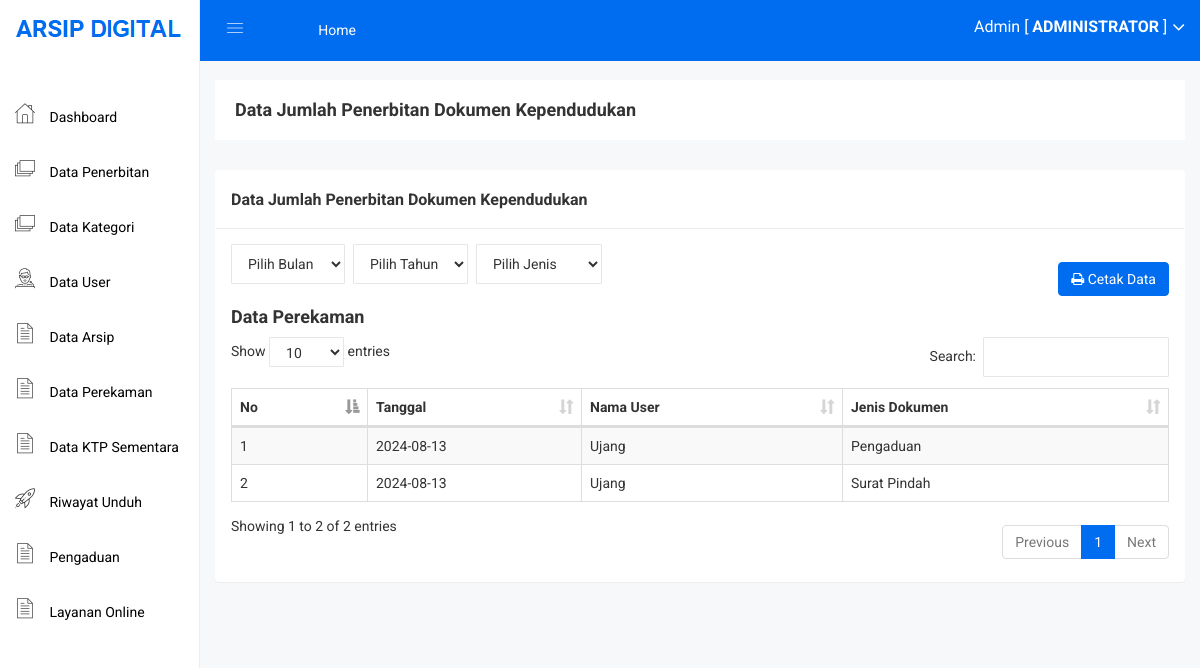
Page /admin/gabungan.php (signed in) on the earlier database version.
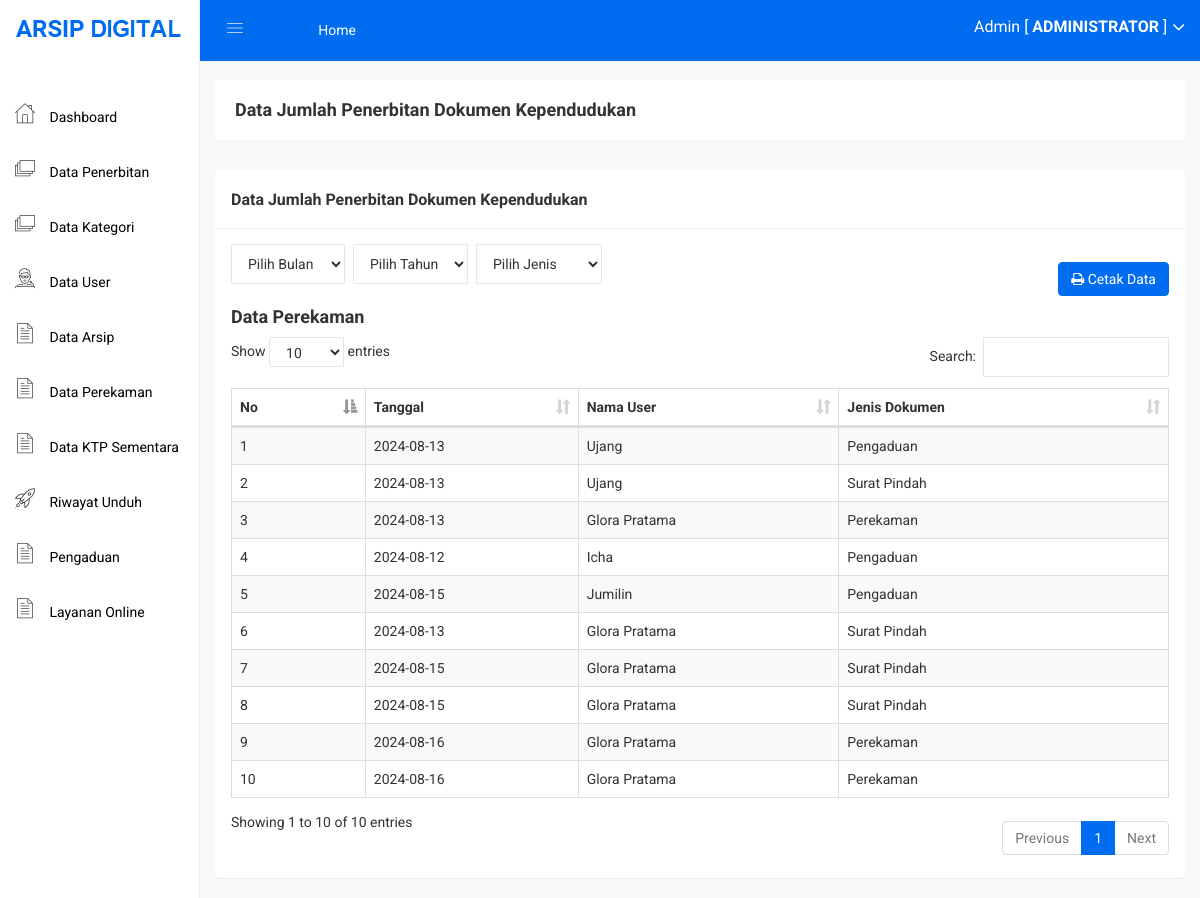
Same page on the later database version.
### tables this page shows
CREATE TABLE IF NOT EXISTS `penerbitan` (
  `id_penerbitan` int NOT NULL AUTO_INCREMENT,
  `tanggal` date NOT NULL,
  `nama_user` varchar(255) NOT NULL,
  `jenis_dokumen` varchar(255) NOT NULL,
  PRIMARY KEY (`id_penerbitan`)
);

### admin/gabungan.php (the view, shortened to what this page needs)
<?php include 'header.php'; ?>
<br>
<br>
<div class="breadcome-area">
    <div class="container-fluid">
        <div class="row">
            <div class="col-lg-12 col-md-12 col-sm-12 col-xs-12">
                <div class="breadcome-list">
                    <div class="row">
                        <div class="col-lg-6 col-md-6 col-sm-6 col-xs-12">
                            <div class="breadcome-heading">
                                <h4 style="margin-bottom: 0px">Data Jumlah Penerbitan Dokumen Kependudukan</h4>
                            </div>
                        </div>
                    </div>
                </div>
            </div>
        </div>
    </div>
</div>
<div class="container-fluid">
    <div class="panel panel">
        <div class="panel-heading">
            <h3 class="panel-title">Data Jumlah Penerbitan Dokumen Kependudukan</h3>
        </div>
        <div class="panel-body">
        <div class="d-flex align-items-center justify-content-between mb-2">
                <div class="d-flex">
                    <div class="form-group">
                        <?= renderMonthSelect('bulan'); ?>
                    </div>
                    <div class="form-group mx-2">
                        <?= renderYearSelect('tahun', 2020, 2025);
                        ?>
                    </div>
                    <div class="form-group">
                        <select name="jenis" id="jenis" class="form-control">
                            <option value="">Pilih Jenis</option>
                        </select>
                    </div>
                </div>
                <div>
                    <a href="gabungan_cetak.php?<?= getUrlParams() ?>" class="btn btn-primary"><i class="fa fa-print"></i> Cetak Data</a>
                </div>
            </div>
            <h4>Data Perekaman</h4>
            <table id="table1" class="table table-bordered table-striped table-hover table-datatable">
                <thead>
                    <tr>
                        <th>No</th>
                        <th>Tanggal</th>
                        <th>Nama User</th>
                        <th>Jenis Dokumen</th>
                    </tr>
                </thead>
                <tbody>
                    <?php
                    $no = 1;
                    $query = "SELECT * FROM penerbitan";
                    $data = mysqli_query($koneksi, $query);
                    while ($d = mysqli_fetch_array($data)) {
                    ?>
                        <tr>
                            <td><?= $no++; ?></td>
                            <td><?= $d['tanggal']; ?></td>
                            <td><?= $d['nama_user']; ?></td>
                            <td style="text-transform: capitalize;"><?= $d['jenis_dokumen']; ?></td>
                        </tr>
                    <?php
                    }
                    ?>
                </tbody>
            </table>
        </div>
    </div>
</div>
<?php include 'footer.php'; ?>

### admin/header.php (shortened to what this page needs)
<?php require_once '../utils/date.php' ?>
<!doctype html>
<html>
<head>
    <link rel="stylesheet" href="../assets/css/bootstrap.min.css">
    <link rel="stylesheet" href="../assets/css/font-awesome.min.css">
    <link rel="stylesheet" href="../assets/css/owl.carousel.css">
    <link rel="stylesheet" href="../assets/css/owl.theme.css">
    <link rel="stylesheet" href="../assets/css/owl.transitions.css">
    <link rel="stylesheet" href="../assets/css/animate.css">
    <link rel="stylesheet" href="../assets/css/normalize.css">
    <link rel="stylesheet" href="../assets/css/meanmenu.min.css">
    <link rel="stylesheet" href="../assets/css/main.css">
    <link rel="stylesheet" href="../assets/css/educate-custon-icon.css">
    <link rel="stylesheet" href="../assets/css/morrisjs/morris.css">
    <link rel="stylesheet" href="../assets/css/scrollbar/jquery.mCustomScrollbar.min.css">
    <link rel="stylesheet" href="../assets/css/metisMenu/metisMenu.min.css">
    <link rel="stylesheet" href="../assets/css/metisMenu/metisMenu-vertical.css">
    <link rel="stylesheet" href="../assets/css/calendar/fullcalendar.min.css">
    <link rel="stylesheet" href="../assets/css/calendar/fullcalendar.print.min.css">
    <link rel="stylesheet" href="../assets/style.css">
    <link rel="stylesheet" href="../assets/css/responsive.css">
    <link rel="stylesheet" href="../assets/css/style.css">
    <link rel="stylesheet" type="text/css" href="../assets/js/DataTables/datatables.css">
</head>
<body>
    <div class="left-sidebar-pro">
        <nav id="sidebar" class="">
            <div class="sidebar-header">
                <a href="index.php"><img class="main-logo" href="#" src="../assets/img/logo/logo3.png" alt="" /></a>
            </div>
            <div class="left-custom-menu-adp-wrap comment-scrollbar">
                <nav class="sidebar-nav left-sidebar-menu-pro" style="margin-top: 30px">
                    <ul class="metismenu" id="menu1">
                        <li class="active">
                            <a href="index.php">
                                <span class="educate-icon educate-home icon-wrap"></span>
                                <span class="mini-click-non">Dashboard</span>
                            </a>
                        </li>
                        <li>
                            <a href="gabungan.php" aria-expanded="false"><span class="educate-icon educate-landing icon-wrap sub-icon-mg" aria-hidden="true"></span> <span class="mini-click-non">Data Penerbitan</span></a>
                        </li>
                        <li>
                            <a href="kategori.php" aria-expanded="false"><span class="educate-icon educate-landing icon-wrap sub-icon-mg" aria-hidden="true"></span> <span class="mini-click-non">Data Kategori</span></a>
                        </li>
                        <li>
                            <a href="user.php" aria-expanded="false"><span class="educate-icon educate-professor icon-wrap sub-icon-mg" aria-hidden="true"></span> <span class="mini-click-non">Data User</span></a>
                        </li>
                        <li>
                            <a href="arsip.php" aria-expanded="false"><span class="educate-icon educate-data-table icon-wrap sub-icon-mg" aria-hidden="true"></span> <span class="mini-click-non">Data Arsip</span></a>
                        </li>
                        <li>
                            <a href="dt_perekaman.php" aria-expanded="false"><span class="educate-icon educate-data-table icon-wrap sub-icon-mg" aria-hidden="true"></span> <span class="mini-click-non">Data Perekaman</span></a>
                        </li>
                        <li>
                            <a href="ktp_sementara.php" aria-expanded="false"><span class="educate-icon educate-data-table icon-wrap sub-icon-mg" aria-hidden="true"></span> <span class="mini-click-non">Data KTP Sementara</span></a>
                        </li>
                        <li>
                            <a href="riwayat.php" aria-expanded="false"><span class="educate-icon educate-project icon-wrap sub-icon-mg" aria-hidden="true"></span> <span class="mini-click-non">Riwayat Unduh</span></a>
                        </li>
                        <li>
                            <a href="pengaduan.php" aria-expanded="false"><span class="educate-icon educate-data-table icon-wrap sub-icon-mg" aria-hidden="true"></span> <span class="mini-click-non">Pengaduan</span></a>
                        </li>
                        <li>
                            <a href="layanan_online.php" aria-expanded="false"><span class="educate-icon educate-data-table icon-wrap sub-icon-mg" aria-hidden="true"></span> <span class="mini-click-non">Layanan Online</span></a>
                        </li>
                    </ul>
                </nav>
            </div>
        </nav>
    </div>
    <div class="all-content-wrapper">
        <div class="container-fluid">
            <div class="row">
                <div class="col-lg-12 col-md-12 col-sm-12 col-xs-12">
                    <div class="logo-pro">
                    </div>
                </div>
            </div>
        </div>
        <div class="header-advance-area">
            <div class="header-top-area">
                <div class="container-fluid">
                    <div class="row">
                        <div class="col-lg-12 col-md-12 col-sm-12 col-xs-12">
                            <div class="header-top-wraper">
                                <div class="row">
                                    <div class="col-lg-1 col-md-0 col-sm-12 col-xs-12">
                                        <div class="menu-switcher-pro">
                                            <button type="button" id="sidebarCollapse" class="btn bar-button-pro header-drl-controller-btn btn-info navbar-btn">
                                                <i class="educate-icon educate-nav"></i>
                                            </button>
                                        </div>
                                    </div>
                                    <div class="col-lg-5 col-md-6 col-sm-12 col-xs-12">
                                        <div class="header-top-menu tabl-d-n">
                                            <ul class="nav navbar-nav mai-top-nav">
                                                <li class="nav-item"><a href="index.php" class="nav-link">Home</a></li>
                                            </ul>
                                        </div>
                                    </div>
                                    <div class="col-lg-6 col-md-6 col-sm-12 col-xs-12">
                                        <div class="header-right-info">
                                            <ul class="nav navbar-nav mai-top-nav header-right-menu">
                                            <li class="nav-item">
                                                <a href="#" data-toggle="dropdown" role="button" aria-expanded="false" class="nav-link dropdown-toggle">
                                                <span class="admin-name"><?php echo $_SESSION['nama']; ?> [ <b>ADMINISTRATOR</b> ]</span>
                                                <i class="fa fa-angle-down edu-icon edu-down-arrow"></i>
                                            </a>
                                        </li>
                                    </ul>
                                </div>
                            </div>
                        </div>
                    </div>
                </div>
            </div>
        </div>
    </div>

### utils/date.php (shortened to what this page needs)
<?php
function renderMonthSelect($name)
{
    $months = [
        "1" => "Januari", "2" => "Februari", "3" => "Maret", "4" => "April", "5" => "Mei", "6" => "Juni",
        "7" => "Juli", "8" => "Agustus", "9" => "September", "10" => "Oktober", "11" => "November", "12" => "Desember"
    ];
    $selectedMonth = isset($_GET['bulan']) ? $_GET['bulan'] : '';
    $html = "<select class=\"form-control\" name=\"$name\" id=\"$name\" required=\"required\">";
    $html .= "<option value=\"\">Pilih Bulan</option>";
    foreach ($months as $value => $text) {
        $selected = $value == $selectedMonth ? 'selected' : '';
        $html .= "<option value=\"$value\" $selected>$text</option>";
    }
    $html .= "</select>";
    return $html;
}
function renderYearSelect($name, $startYear, $endYear)
{
    $years = range($startYear, $endYear);
    $selectedYear = isset($_GET['tahun']) ? $_GET['tahun'] : '';
    $html = "<select class=\"form-control\" name=\"$name\" id=\"$name\" required=\"required\">";
    $html .= "<option value=\"\">Pilih Tahun</option>";
    foreach ($years as $year) {
        $selected = $year == $selectedYear ? 'selected' : '';
        $html .= "<option value=\"$year\" $selected>$year</option>";
    }
    $html .= "</select>";
    return $html;
}
function getUrlParams() {
    $params = [];
    return implode('&', $params);
}

### admin/footer.php (shortened to what this page needs)
</body>
</html>

### assets/css/main.css (style rules this page uses)
html { color: #222; font-size: 1em; line-height: 1.4; }
audio, canvas, iframe, img, svg, video { vertical-align: middle; }

### assets/css/metisMenu/metisMenu-vertical.css (style rules this page uses)
.sidebar-nav { background: #fff; }
.sidebar-nav ul { padding: 0; margin: 0; list-style: none; background: #f5f5f5; }
.sidebar-nav .metismenu { background: #fff; display: -webkit-box; display: -ms-flexbox; display: flex; -webkit-box-orient: vertical; -webkit-box-direction: normal; -ms-flex-direction: column; flex-direction: column; }
.sidebar-nav .metismenu li + li { margin-top: 5px; }
.sidebar-nav .metismenu > li { display: -webkit-box; display: -ms-flexbox; display: flex; -webkit-box-orient: vertical; -webkit-box-direction: normal; -ms-flex-direction: column; flex-direction: column; position: relative; }
.sidebar-nav .metismenu a { position: relative; display: block; padding: 13px 15px; color: #444; outline-width: 0; transition: all .3s ease-out; font-size:16px; font-weight:400; }
.sidebar-nav .metismenu li .icon-wrap { margin-right:5px; font-size:20px; color:#303030; }
.sidebar-nav .metismenu li .sub-icon-mg { margin-right:5px; font-size:16px; }

### assets/css/style.css (style rules this page uses)
.btn-primary { background: #006df0; color: white !important; border: 1px solid #006df0; }
.panel-heading { padding: 20px 15px; border-bottom: 1px solid #ececec; }
.sidebar-nav .metismenu a { position: relative; display: block; padding: 13px 15px; color: #000; outline-width: 0; transition: all .3s ease-out; font-size: 14px; font-weight: 400; }
.sidebar-nav .metismenu a > .icon-wrap { font-size: 20px; margin-right: 11px; }
#sidebar { border-right: 1px solid #eee; }
.all-content-wrapper { min-height: 500px; }
td { vertical-align: middle !important; }
.mr-2, .mx-2 { margin-right: 0.5rem !important; }
.mb-2, .my-2 { margin-bottom: 0.5rem !important; }
.ml-2, .mx-2 { margin-left: 0.5rem !important; }
.d-flex { display: flex !important; }
.justify-content-between { justify-content: space-between !important; }
.align-items-center { align-items: center !important; }

### assets/js/DataTables/datatables.css (style rules this page uses)
table.dataTable { clear: both; margin-top: 6px !important; margin-bottom: 6px !important; max-width: none !important; border-collapse: separate !important; }
table.dataTable td, table.dataTable th { -webkit-box-sizing: content-box; box-sizing: content-box; }
table.dataTable thead > tr > th.sorting_asc, table.dataTable thead > tr > th.sorting_desc, table.dataTable thead > tr > th.sorting, table.dataTable thead > tr > td.sorting_asc, table.dataTable thead > tr > td.sorting_desc, table.dataTable thead > tr > td.sorting { padding-right: 30px; }
table.dataTable thead .sorting, table.dataTable thead .sorting_asc, table.dataTable thead .sorting_desc, table.dataTable thead .sorting_asc_disabled, table.dataTable thead .sorting_desc_disabled { cursor: pointer; position: relative; }
table.dataTable thead .sorting:after, table.dataTable thead .sorting_asc:after, table.dataTable thead .sorting_desc:after, table.dataTable thead .sorting_asc_disabled:after, table.dataTable thead .sorting_desc_disabled:after { position: absolute; bottom: 8px; right: 8px; display: block; font-family: 'Glyphicons Halflings'; opacity: 0.5; }
table.dataTable thead .sorting:after { opacity: 0.2; content: "\e150"; }
table.dataTable thead .sorting_asc:after { content: "\e155"; }
table.table-bordered.dataTable th, table.table-bordered.dataTable td { border-left-width: 0; }
table.table-bordered.dataTable th:last-child, table.table-bordered.dataTable th:last-child, table.table-bordered.dataTable td:last-child, table.table-bordered.dataTable td:last-child { border-right-width: 0; }
table.table-bordered.dataTable tbody th, table.table-bordered.dataTable tbody td { border-bottom-width: 0; }

Differences in the rows shown:
added penerbitan: tanggal "2024-08-13", nama_user "Glora Pratama", jenis_dokumen "Perekaman"
added penerbitan: tanggal "2024-08-12", nama_user "Icha", jenis_dokumen "Pengaduan"
added penerbitan: tanggal "2024-08-15", nama_user "Jumilin", jenis_dokumen "Pengaduan"
added penerbitan: tanggal "2024-08-13", nama_user "Glora Pratama", jenis_dokumen "Surat Pindah"
added penerbitan: tanggal "2024-08-15", nama_user "Glora Pratama", jenis_dokumen "Surat Pindah"
added penerbitan: tanggal "2024-08-15", nama_user "Glora Pratama", jenis_dokumen "Surat Pindah"
added penerbitan: tanggal "2024-08-16", nama_user "Glora Pratama", jenis_dokumen "Perekaman"
added penerbitan: tanggal "2024-08-16", nama_user "Glora Pratama", jenis_dokumen "Perekaman"
Other differences:
text written by a page script: "Show entries Search: Showing 1 to 2 of 2 entries Previous 1 Next" → "Show entries Search: Showing 1 to 10 of 10 entries Previous 1 Next"
